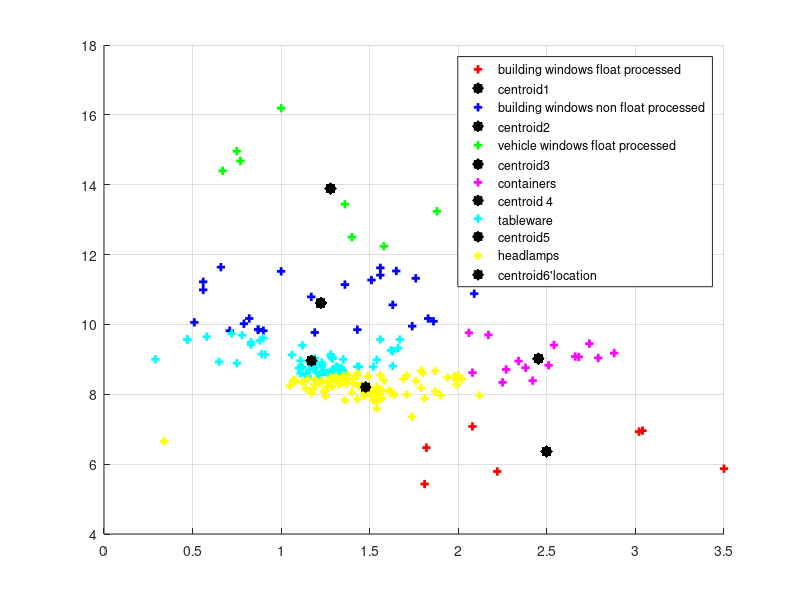

This figure's MATLAB source:
clc;
clear all;
load glass_al_ca

F=glass_al_ca(1:214,1:2);
K     = 6;                               % Cluster Numbers
KMI   = 20;                              %k means iteration                             
CENTS = F( ceil(rand(K,1)*size(F,1)) ,:);          
DAL   = zeros(size(F,1),K+2);                         
CV    = '+r+b+g+m+c+y';       % Color Vector


for n = 1:KMI      
   for i = 1:size(F,1)
      for j = 1:K  
        DAL(i,j) = norm(F(i,:) - CENTS(j,:));      
      end
      [Distance CN] = min(DAL(i,1:K));                % 1:K are Distance from Cluster Centers 1:K 
      DAL(i,K+1) = CN;                                
      DAL(i,K+2) = Distance;                          
   end
   for i = 1:K
      A = (DAL(:,K+1) == i);                          % Cluster K Points
      CENTS(i,:) = mean(F(A,:));                      % New Cluster Centers
      if sum(isnan(CENTS(:))) ~= 0                
         NC = find(isnan(CENTS(:,1)) == 1);         
         for Ind = 1:size(NC,1)
         CENTS(NC(Ind),:) = F(randi(size(F,1)),:);
         end
      end
   end
   
clf
figure(1)
hold on

 for i = 1:K
PT = F(DAL(:,K+1) == i,:);                          
plot(PT(:,1),PT(:,2),CV(2*i-1:2*i),'LineWidth',2);    
plot(CENTS(:,1),CENTS(:,2),'*k','LineWidth',6);       
%legend('virginia','centroid','setosa','versicolor','location','northwest');
 end

hold off
grid on
pause(0.1)
end
hold on
legend('building windows float processed','centroid1','building windows non float processed ','centroid2','vehicle windows float processed','centroid3','containers','centroid 4','tableware','centroid5','headlamps','centroid6''location','northwest');
hold off